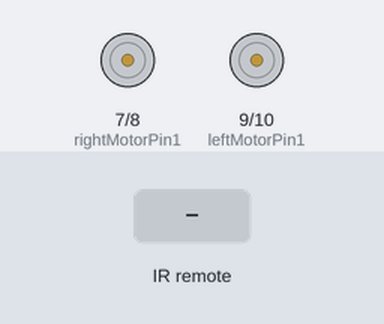
Simulated run of this sketch. Board: Arduino Uno, built with avr-gcc and run on an emulated ATmega328P. Shown: motor-driver pin pairs drawn as motors (green arrow = first pin HIGH = forward, orange = second pin HIGH = backward, longer = more drive, scaled by the enable pin). The test bench sets the inputs (shaded band).

Above: at 1.2 s.
1.3 s: infrared code 0x40BD649B received
At 1.4 s:
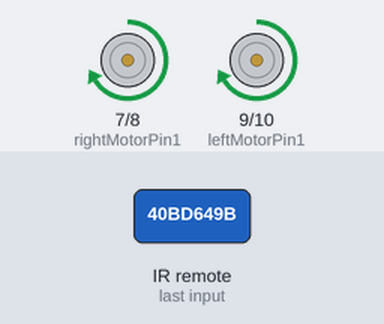
3.0 s: infrared code 0x40BD14EB received
At 3.1 s:
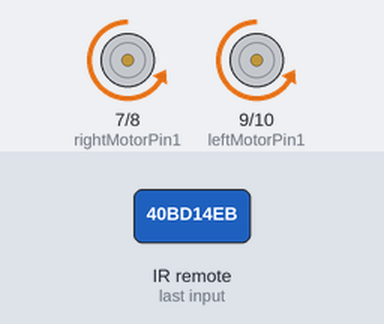
4.7 s: infrared code 0x40BDA45B received
At 4.8 s:
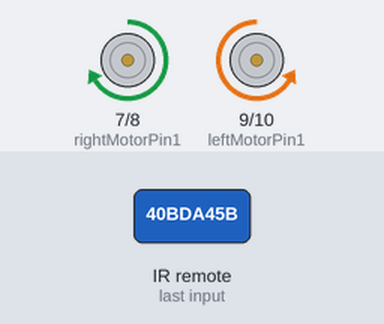
6.4 s: infrared code 0x40BDE41B received
At 6.5 s:
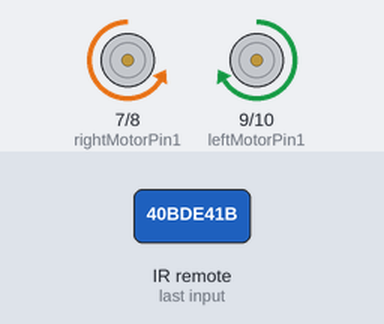
Timing chart, 0 to 9.1 s (numbered marks = the images above; inputs shaded):
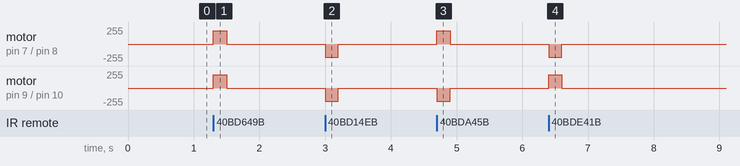

The sketch:

IR_Remote_Car.ino
```cpp
 #include <IRremote.h>
 //Right motor
 int enableRightMotor=5;
int rightMotorPin1=7;
 int rightMotorPin2=8;
 //Left motor
 int enableLeftMotor=6;
 int leftMotorPin1=9;
 int leftMotorPin2=10;
 #define RECV_PIN 2
 IRrecv irrecv(RECV_PIN);
 decode_results results;
 #define MAX_MOTOR_SPEED 200
 void setup()
 {
  // put your setup code here, to run once:
  pinMode(enableRightMotor,OUTPUT);
  pinMode(rightMotorPin1,OUTPUT);
  pinMode(rightMotorPin2,OUTPUT);

  pinMode(enableLeftMotor,OUTPUT);
  pinMode(leftMotorPin1,OUTPUT);
  pinMode(leftMotorPin2,OUTPUT);
  rotateMotor(0,0);

  irrecv.enableIRIn(); // Start the receiver
 }
 void rotateMotor(int rightMotorSpeed, int leftMotorSpeed)
 {
  if (rightMotorSpeed < 0)
  {
    digitalWrite(rightMotorPin1,LOW);
    digitalWrite(rightMotorPin2,HIGH);
  }
  else if (rightMotorSpeed >= 0)
  {
    digitalWrite(rightMotorPin1,HIGH);
    digitalWrite(rightMotorPin2,LOW);
  }
  if (leftMotorSpeed < 0)
  {
    digitalWrite(leftMotorPin1,LOW);
    digitalWrite(leftMotorPin2,HIGH);
  }
  else if (leftMotorSpeed >= 0)
  {
    digitalWrite(leftMotorPin1,HIGH);
    digitalWrite(leftMotorPin2,LOW);
  }
  analogWrite(enableRightMotor, abs(rightMotorSpeed));
  analogWrite(enableLeftMotor, abs(leftMotorSpeed));
}
 void loop()
{
  if (irrecv.decode(&results))
  {
    irrecv.resume(); // Receive the next value

    //40BD649B  FORWARD
    //40BD14EB  BACKWARD
    //40BDA45B  LEFT
    //40BDE41B  RIGHT
    //40BDB04F  STOP                                   use chatgpt to find code for hex

    if (results.value == 0x40BD649B)
    {
      rotateMotor(MAX_MOTOR_SPEED, MAX_MOTOR_SPEED);
    }
    else if (results.value == 0x40BD14EB)
    {
      rotateMotor(-MAX_MOTOR_SPEED, -MAX_MOTOR_SPEED);
    }
    else if (results.value == 0x40BDA45B)
    {
      rotateMotor(MAX_MOTOR_SPEED, -MAX_MOTOR_SPEED);
    }
    else if (results.value == 0x40BDE41B)
    {
      rotateMotor(-MAX_MOTOR_SPEED, MAX_MOTOR_SPEED);
    }
    delay(200);
  }
  else
  {
    rotateMotor(0, 0);
  }
 }
```

Measured:
- after the input at 1.3 s, motor on pin 7 (rightMotorPin1) / pin 8 (rightMotorPin2), motor on pin 9 (leftMotorPin1) / pin 10 (leftMotorPin2): stopped → forward 200/255 at once, → stopped 0.20 s later
- after the input at 3.0 s, motor on pin 7 (rightMotorPin1) / pin 8 (rightMotorPin2), motor on pin 9 (leftMotorPin1) / pin 10 (leftMotorPin2): stopped → backward 200/255 at once, → stopped 0.20 s later
- after the input at 4.7 s, motor on pin 7 (rightMotorPin1) / pin 8 (rightMotorPin2): stopped → forward 200/255 at once, → stopped 0.20 s later; motor on pin 9 (leftMotorPin1) / pin 10 (leftMotorPin2): stopped → backward 200/255 at once, → stopped 0.20 s later
- after the input at 6.4 s, motor on pin 7 (rightMotorPin1) / pin 8 (rightMotorPin2): stopped → backward 200/255 at once, → stopped 0.20 s later; motor on pin 9 (leftMotorPin1) / pin 10 (leftMotorPin2): stopped → forward 200/255 at once, → stopped 0.20 s later
